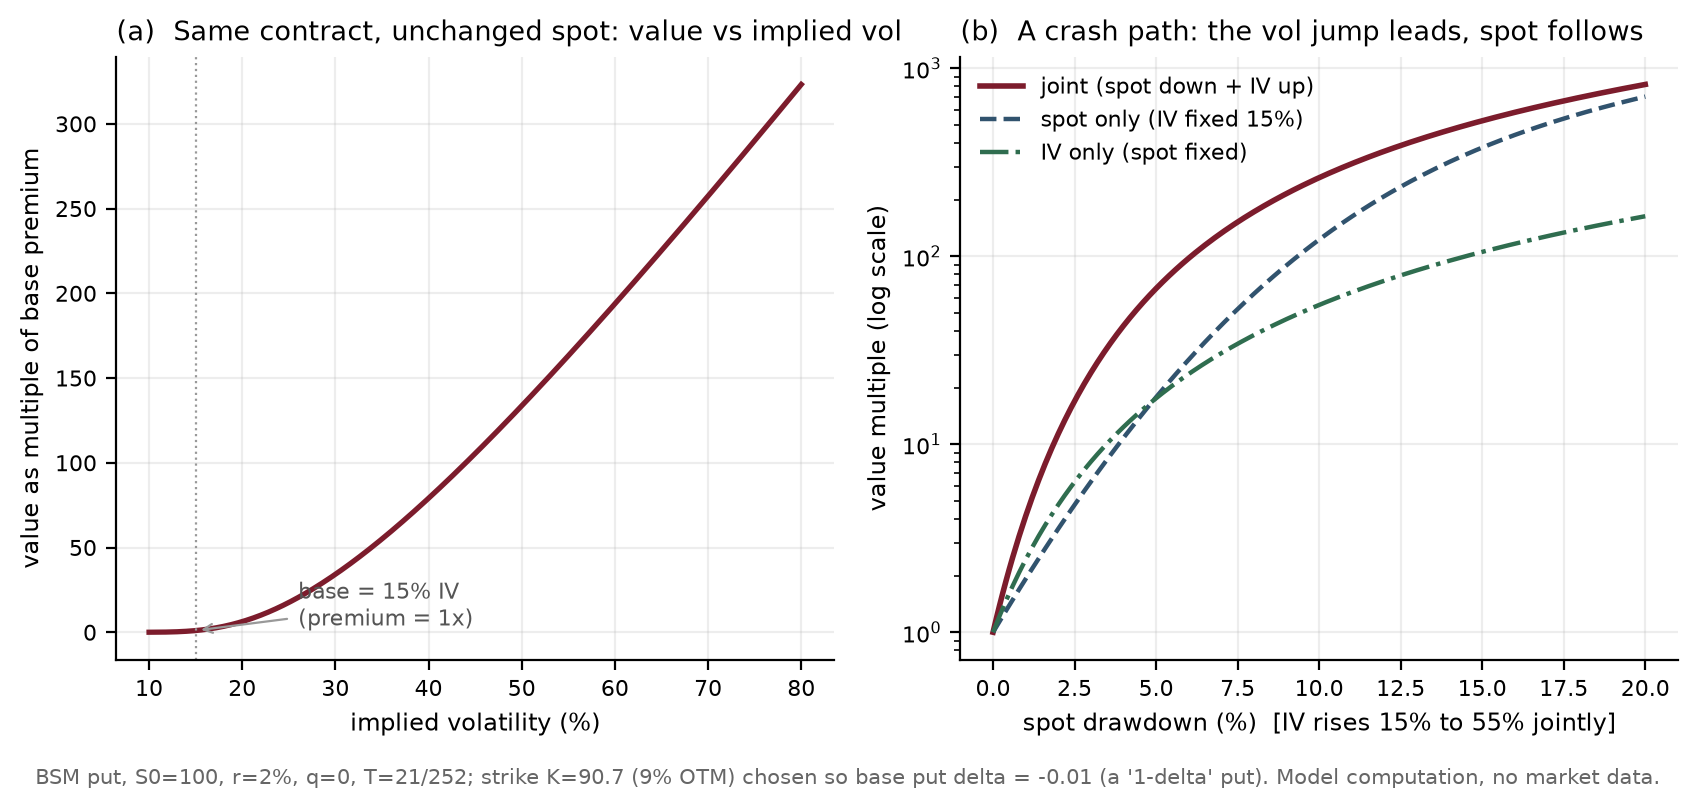

Write Python code to recreate this figure.
"""
Figure 1 - Why a cheap "1-delta" put explodes: the two convexities.

A "1-delta" option is desk shorthand for delta = 0.01 (delta quoted in percent):
a deeply out-of-the-money option that costs almost nothing and is almost pure
convexity. This figure isolates the two sources of that convexity on a single
fixed contract, with a pure Black-Scholes-Merton computation and no market data.

Setup (fixed in advance): spot S0 = 100, r = 2%, q = 0, maturity T = 21/252
(one month), base implied vol sigma0 = 15%. We solve for the strike K whose
BSM put delta equals exactly -0.01 at the base state - that is the "1-delta"
put - and then measure its value as a MULTIPLE of its base premium under:
  (a) implied vol rising at UNCHANGED spot  (the vega / vanna / volga channel);
  (b) a joint crash path where spot falls 0..20% AND implied vol rises 15..55%
      together, decomposed into spot-only, vol-only, and joint effects.

Panel (a) shows the "extremely expensive when volatility rises" property that
makes the contract a crash hedge; panel (b) shows that early in a crash the
value multiple is driven mostly by the vol jump, and only later by spot.

Reproducible:
    python fig_tail_convexity.py     # numpy, matplotlib, stdlib math
"""
import os, math
import numpy as np
import matplotlib
matplotlib.use("Agg")
import matplotlib.pyplot as plt

HERE = os.path.dirname(os.path.abspath(__file__))
SQRT2PI = math.sqrt(2.0 * math.pi)


def npdf(x):
    return np.exp(-0.5 * x * x) / SQRT2PI


def ncdf(x):
    return 0.5 * (1.0 + np.vectorize(math.erf)(x / math.sqrt(2.0)))


def d1d2(S, K, T, r, sig, q=0.0):
    d1 = (np.log(S / K) + (r - q + 0.5 * sig ** 2) * T) / (sig * np.sqrt(T))
    return d1, d1 - sig * np.sqrt(T)


def put_price(S, K, T, r, sig, q=0.0):
    d1, d2 = d1d2(S, K, T, r, sig, q)
    return K * np.exp(-r * T) * ncdf(-d2) - S * np.exp(-q * T) * ncdf(-d1)


def put_delta(S, K, T, r, sig, q=0.0):
    d1, _ = d1d2(S, K, T, r, sig, q)
    return np.exp(-q * T) * (ncdf(d1) - 1.0)   # negative


S0, R, Q, T, SIG0 = 100.0, 0.02, 0.0, 21.0 / 252.0, 0.15

# --- solve K such that put delta = -0.01 at the base state (bisection) --------
target = -0.01
# put delta is a decreasing function of K: near-zero for deep-OTM (small K),
# toward -0.5 at the money. Root-find the K whose delta = -0.01.
lo, hi = 50.0, 99.9
for _ in range(200):
    mid = 0.5 * (lo + hi)
    if put_delta(S0, mid, T, R, SIG0) > target:   # delta too close to 0 -> K too low
        lo = mid
    else:
        hi = mid
K = 0.5 * (lo + hi)
base = float(put_price(np.array([S0]), K, T, R, SIG0)[0])
otm = 100.0 * (S0 - K) / S0
print(f"1-delta strike K={K:.2f}  ({otm:.1f}% OTM)   base premium={base:.4f} "
      f"(= {100*base/S0:.3f}% of spot)   base delta={float(put_delta(np.array([S0]),K,T,R,SIG0)[0]):.4f}")

# ---------------- panel (a): value multiple vs implied vol, spot fixed -------
ivs = np.linspace(0.10, 0.80, 351)
va = put_price(np.array([S0]), K, T, R, ivs) / base

# ---------------- panel (b): joint crash path --------------------------------
dd = np.linspace(0.0, 0.20, 201)                 # spot drawdown 0..20%
u = dd / 0.20                                     # crash severity 0..1
iv_path = SIG0 + (0.55 - SIG0) * u                # 15% -> 55%
spot = S0 * (1.0 - dd)
spot_only = put_price(spot, K, T, R, SIG0) / base
vol_only = put_price(np.array([S0]), K, T, R, iv_path) / base
joint = put_price(spot, K, T, R, iv_path) / base

for probe in (0.05, 0.10, 0.15, 0.20):
    i = int(round(probe / 0.20 * 200))
    print(f"  drawdown {100*dd[i]:4.1f}% (iv {100*iv_path[i]:.0f}%): "
          f"spot-only x{spot_only[i]:5.1f}  vol-only x{vol_only[i]:5.1f}  joint x{joint[i]:6.1f}")
print(f"  value multiple at unchanged spot, iv 15->45%: x{float(put_price(np.array([S0]),K,T,R,np.array([0.45]))[0]/base):.1f}")

# ---------------- figure ------------------------------------------------------
fig, (ax1, ax2) = plt.subplots(1, 2, figsize=(8.6, 3.9))

ax1.plot(100 * ivs, va, color="#7c1c2c", lw=1.9)
ax1.axvline(100 * SIG0, color="#999", lw=0.8, ls=":")
ax1.annotate("base = 15% IV\n(premium = 1x)", xy=(15, 1.0), xytext=(26, 4.0),
             fontsize=8, color="#555",
             arrowprops=dict(arrowstyle="->", color="#999", lw=0.8))
ax1.set_title("(a)  Same contract, unchanged spot: value vs implied vol",
              fontsize=9.6, loc="left")
ax1.set_xlabel("implied volatility (%)", fontsize=8.6)
ax1.set_ylabel("value as multiple of base premium", fontsize=8.6)
for s in ("top", "right"):
    ax1.spines[s].set_visible(False)
ax1.grid(True, alpha=0.22)
ax1.tick_params(labelsize=8)

ax2.plot(100 * dd, joint, color="#7c1c2c", lw=2.0, label="joint (spot down + IV up)")
ax2.plot(100 * dd, spot_only, color="#31536e", lw=1.6, ls="--", label="spot only (IV fixed 15%)")
ax2.plot(100 * dd, vol_only, color="#2f6d4f", lw=1.6, ls="-.", label="IV only (spot fixed)")
ax2.set_yscale("log")
ax2.set_title("(b)  A crash path: the vol jump leads, spot follows", fontsize=9.6, loc="left")
ax2.set_xlabel("spot drawdown (%)  [IV rises 15% to 55% jointly]", fontsize=8.6)
ax2.set_ylabel("value multiple (log scale)", fontsize=8.6)
ax2.legend(fontsize=7.8, frameon=False, loc="upper left")
for s in ("top", "right"):
    ax2.spines[s].set_visible(False)
ax2.grid(True, alpha=0.22)
ax2.tick_params(labelsize=8)

fig.text(0.5, -0.02,
         f"BSM put, S0=100, r=2%, q=0, T=21/252; strike K={K:.1f} ({otm:.0f}% OTM) chosen so base put delta = -0.01 "
         "(a '1-delta' put). Model computation, no market data.",
         ha="center", fontsize=7.5, color="#666")
plt.tight_layout()
OUT = os.path.join(HERE, "fig_tail_convexity.png")
fig.savefig(OUT, dpi=200, bbox_inches="tight")
print("wrote", OUT)
